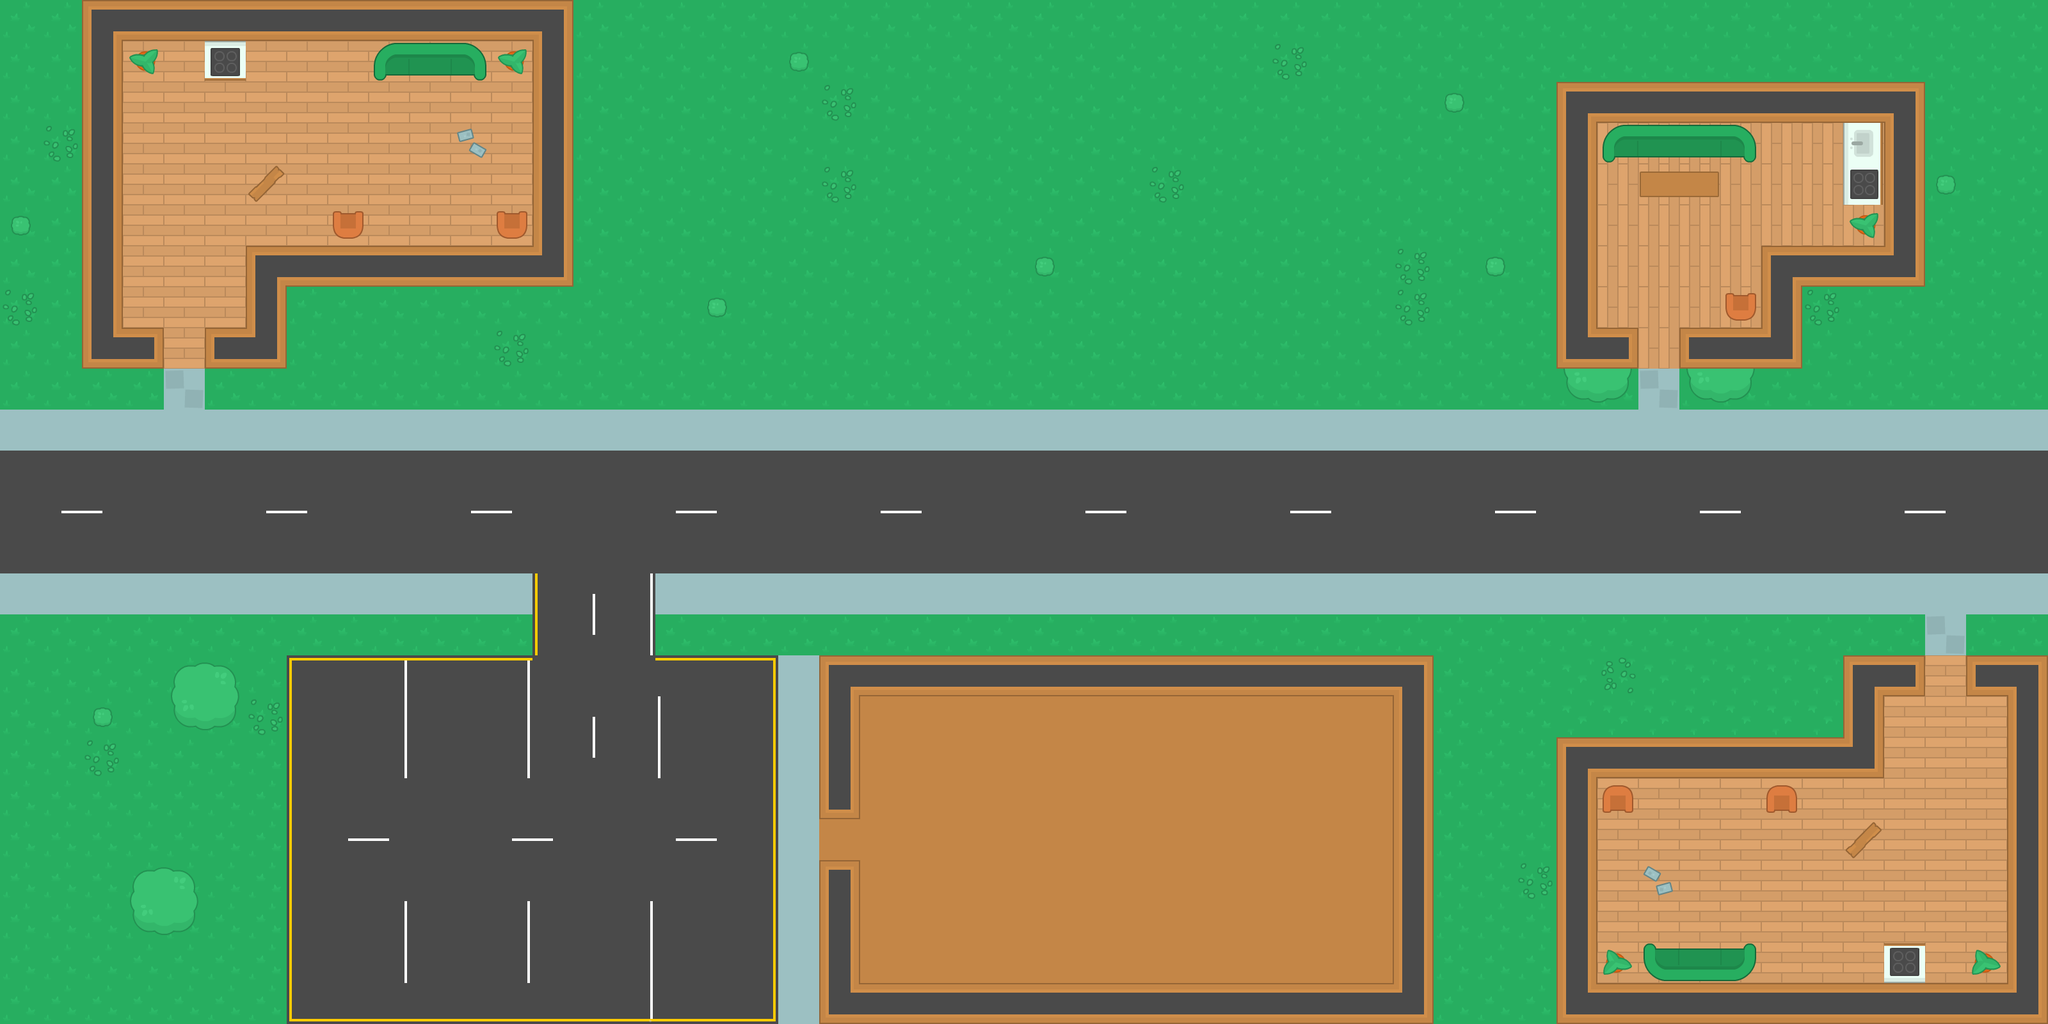

This is a level from a 2D game, rendered from its Tiled map with the project's own tilesets. A one-line summary and the map file follow, with tile-layer data summarised:
An orthogonal 50x25 tile map with 64x64 px tiles, 2 tile layers (map, Over) and 51 objects.

<map version="1.2" tiledversion="1.3.4" orientation="orthogonal" renderorder="right-down" width="50" height="25" tilewidth="64" tileheight="64" infinite="0" nextlayerid="4" nextobjectid="88">
 <tileset firstgid="1" source="tileset1.tsx" />
 <layer id="1" name="map" width="50" height="25">
  <data>[1250 cells, 1250 non-empty, 17 distinct tile ids]</data>
 </layer>
 <layer id="3" name="Over" width="50" height="25">
  <data>[1250 cells, 65 non-empty, 18 distinct tile ids]</data>
 </layer>
 <objectgroup id="2" name="Collision">
  <object id="33" x="832" y="64" width="64" height="384.063">
   <properties>
    <property name="Wall" type="bool" value="true" />
   </properties>
  </object>
  <object id="34" x="1280" y="1024" width="960" height="64">
   <properties>
    <property name="Wall" type="bool" value="true" />
   </properties>
  </object>
  <object id="35" x="448" y="384" width="383.875" height="64">
   <properties>
    <property name="Wall" type="bool" value="true" />
   </properties>
  </object>
  <object id="36" x="128" y="0" width="64" height="576">
   <properties>
    <property name="Wall" type="bool" value="true" />
   </properties>
  </object>
  <object id="37" x="1280" y="1088" width="64" height="192">
   <properties>
    <property name="Wall" type="bool" value="true" />
   </properties>
  </object>
  <object id="38" x="192" y="512" width="64" height="64">
   <properties>
    <property name="Wall" type="bool" value="true" />
   </properties>
  </object>
  <object id="39" x="320" y="512" width="64" height="64">
   <properties>
    <property name="Wall" type="bool" value="true" />
   </properties>
  </object>
  <object id="40" x="320" y="64" width="64" height="64">
   <properties>
    <property name="Wall" type="bool" value="true" />
   </properties>
  </object>
  <object id="41" x="192" y="64" width="54.5" height="52.75">
   <properties>
    <property name="Wall" type="bool" value="true" />
   </properties>
  </object>
  <object id="42" x="583.75" y="64" width="246.917" height="64">
   <properties>
    <property name="Wall" type="bool" value="true" />
   </properties>
  </object>
  <object id="43" x="776" y="330.25" width="56" height="53.75">
   <properties>
    <property name="Wall" type="bool" value="true" />
   </properties>
  </object>
  <object id="44" x="520.25" y="329.75" width="47" height="54.25">
   <properties>
    <property name="Wall" type="bool" value="true" />
   </properties>
  </object>
  <object id="45" x="265.5" y="1032.83" width="107.5" height="106.5">
   <properties>
    <property name="Wall" type="bool" value="true" />
   </properties>
  </object>
  <object id="47" x="384" y="384" width="64" height="192">
   <properties>
    <property name="Wall" type="bool" value="true" />
   </properties>
  </object>
  <object id="48" x="1280" y="1344" width="64" height="192">
   <properties>
    <property name="Wall" type="bool" value="true" />
   </properties>
  </object>
  <object id="49" x="192" y="0" width="704" height="64">
   <properties>
    <property name="Wall" type="bool" value="true" />
   </properties>
  </object>
  <object id="50" x="1280" y="1536" width="960" height="64">
   <properties>
    <property name="Wall" type="bool" value="true" />
   </properties>
  </object>
  <object id="51" x="2176" y="1088" width="64" height="447.813">
   <properties>
    <property name="Wall" type="bool" value="true" />
   </properties>
  </object>
  <object id="53" x="199.583" y="1354.75" width="107.5" height="106.5">
   <properties>
    <property name="Wall" type="bool" value="true" />
   </properties>
  </object>
  <object id="54" x="2432" y="1152" width="64" height="384.063">
   <properties>
    <property name="Wall" type="bool" value="true" />
   </properties>
  </object>
  <object id="55" x="2496" y="1152" width="383.875" height="64">
   <properties>
    <property name="Wall" type="bool" value="true" />
   </properties>
  </object>
  <object id="56" x="3136" y="1024" width="64" height="576">
   <properties>
    <property name="Wall" type="bool" value="true" />
   </properties>
  </object>
  <object id="57" x="2944" y="1024" width="64" height="64">
   <properties>
    <property name="Wall" type="bool" value="true" />
   </properties>
  </object>
  <object id="58" x="3072" y="1024" width="64" height="64">
   <properties>
    <property name="Wall" type="bool" value="true" />
   </properties>
  </object>
  <object id="59" x="2944" y="1472" width="64" height="64">
   <properties>
    <property name="Wall" type="bool" value="true" />
   </properties>
  </object>
  <object id="60" x="2752" y="1216" width="54.5" height="52.75">
   <properties>
    <property name="Wall" type="bool" value="true" />
   </properties>
  </object>
  <object id="61" x="2496" y="1472" width="246.917" height="64">
   <properties>
    <property name="Wall" type="bool" value="true" />
   </properties>
  </object>
  <object id="62" x="3080" y="1482" width="56" height="53.75">
   <properties>
    <property name="Wall" type="bool" value="true" />
   </properties>
  </object>
  <object id="63" x="2496" y="1216" width="47" height="54.25">
   <properties>
    <property name="Wall" type="bool" value="true" />
   </properties>
  </object>
  <object id="64" x="2880" y="1024" width="64" height="192">
   <properties>
    <property name="Wall" type="bool" value="true" />
   </properties>
  </object>
  <object id="65" x="2432" y="1536" width="704" height="64">
   <properties>
    <property name="Wall" type="bool" value="true" />
   </properties>
  </object>
  <object id="68" x="2432" y="128" width="64" height="448">
   <properties>
    <property name="Wall" type="bool" value="true" />
   </properties>
  </object>
  <object id="69" x="2944" y="128" width="64" height="320">
   <properties>
    <property name="Wall" type="bool" value="true" />
   </properties>
  </object>
  <object id="70" x="2496" y="128" width="448" height="64">
   <properties>
    <property name="Wall" type="bool" value="true" />
   </properties>
  </object>
  <object id="71" x="2752" y="384" width="192" height="64">
   <properties>
    <property name="Wall" type="bool" value="true" />
   </properties>
  </object>
  <object id="72" x="2496" y="512" width="64" height="64">
   <properties>
    <property name="Wall" type="bool" value="true" />
   </properties>
  </object>
  <object id="73" x="2624" y="512" width="192" height="64">
   <properties>
    <property name="Wall" type="bool" value="true" />
   </properties>
  </object>
  <object id="74" x="2752" y="448" width="64" height="64">
   <properties>
    <property name="Wall" type="bool" value="true" />
   </properties>
  </object>
  <object id="75" x="2496" y="192" width="248" height="63">
   <properties>
    <property name="Wall" type="bool" value="true" />
   </properties>
  </object>
  <object id="76" x="2560.67" y="255.667" width="124" height="51.3333">
   <properties>
    <property name="Wall" type="bool" value="true" />
   </properties>
  </object>
  <object id="77" x="2880" y="192" width="64" height="192">
   <properties>
    <property name="Wall" type="bool" value="true" />
   </properties>
  </object>
  <object id="78" x="2696.67" y="458.667" width="54.6667" height="50">
   <properties>
    <property name="Wall" type="bool" value="false" />
   </properties>
  </object>
  <object id="79" x="2443.33" y="576" width="104.667" height="52.6667">
   <properties>
    <property name="Wall" type="bool" value="true" />
   </properties>
  </object>
  <object id="80" x="2635.33" y="578" width="103.333" height="51.3333">
   <properties>
    <property name="Wall" type="bool" value="true" />
   </properties>
  </object>
  <object id="81" x="666" y="331.333" width="24" height="22.6667">
   <properties>
    <property name="gunSpawn" type="bool" value="true" />
   </properties>
  </object>
  </objectgroup>
</map>
<!-- 6 of 51 objects omitted -->
